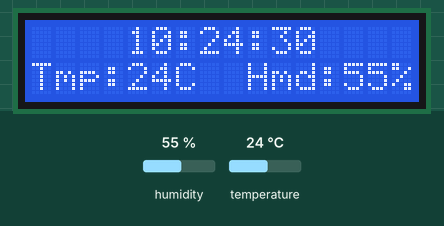
Recording of a sketch running on a simulated Arduino Uno, built with avr-gcc and run on an emulated ATmega328P. Parts: 16×2 character LCD. The inputs (shaded band) are chosen by the test bench; at power-on: humidity 55 %, temperature 24 °C. The local clock reads 2024-03-15 10:24:30 at power-on unless the sketch sets it.

Above: at 1.2 s.
1.3 s: humidity set to 22 %
At 2.5 s:
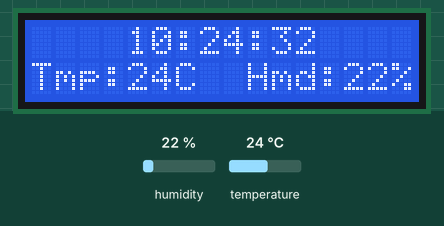
5.1 s: temperature set to 12 °C
At 7.9 s:
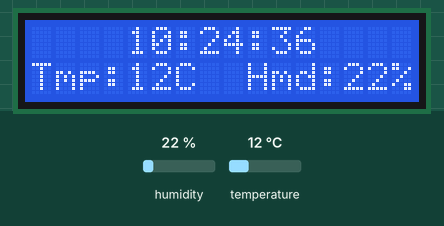
9.7 s: humidity set to 40 %
At 12.1 s:
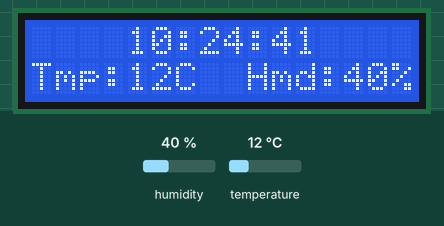
14.3 s: temperature set to 19 °C
At 16.3 s:
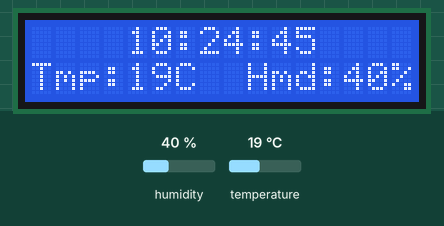
Timing chart, 0 to 17.8 s (numbered marks = the images above; inputs shaded):
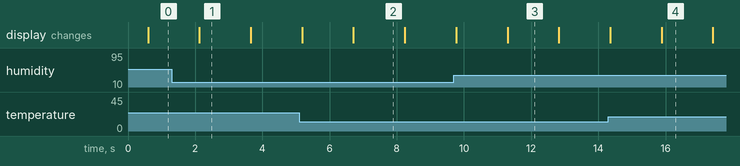

Measured:
- what the display in image 1 shows lasts 1.6 s, from 2.1 s to 3.7 s

The sketch:

RTC_Temp_Humidity.ino
```cpp
#include <LiquidCrystal.h>
#include <DHT11.h>
#include <ThreeWire.h>
#include <RtcDS1302.h>

const int rs = 12, en = 11, d4 = 5, d5 = 4, d6 = 3, d7 = 2;
LiquidCrystal lcd(rs, en ,d4, d5, d6, d7);

DHT11 dht11(10);

const int SCLK = 9; //CLK
const int IO = 8; //DAT
const int CE = 7; // RST

ThreeWire myWire(8, 9, 7);  // IO, SCLK, CE
RtcDS1302<ThreeWire> Rtc(myWire);

void setup() {
  lcd.begin(16, 2);
  Rtc.Begin();
  RtcDateTime compiled = RtcDateTime(__DATE__, __TIME__);
  if (!Rtc.IsDateTimeValid()) {
    Rtc.SetDateTime(compiled);
  }
  if (Rtc.GetIsWriteProtected()) {
    Rtc.SetIsWriteProtected(false);
  }
  if (!Rtc.GetIsRunning()) {
    Rtc.SetIsRunning(true);
  }
  RtcDateTime now = Rtc.GetDateTime();
  if (now < compiled) {
    Rtc.SetDateTime(compiled);
  }
}

void loop() {
  int temperature = 0;
  int humidity = 0;
  int result = dht11.readTemperatureHumidity(temperature, humidity);

  RtcDateTime now = Rtc.GetDateTime();

  lcd.setCursor(4, 0);
  lcd.print(now.Hour());
  lcd.print(":");
  if(now.Minute() < 10) lcd.print("0");
  lcd.print(now.Minute());
  lcd.print(":");
  if(now.Second() < 10) lcd.print("0");
  lcd.print(now.Second());

  if ( result == 0)
  {
    lcd.setCursor(0, 1);
    lcd.print("Tmp:");
    lcd.print(temperature);
    lcd.print("C  ");

    lcd.setCursor(9, 1);
    lcd.print("Hmd:");
    lcd.print(humidity);
    lcd.print("%");
  }

  delay(1000);

}
```
